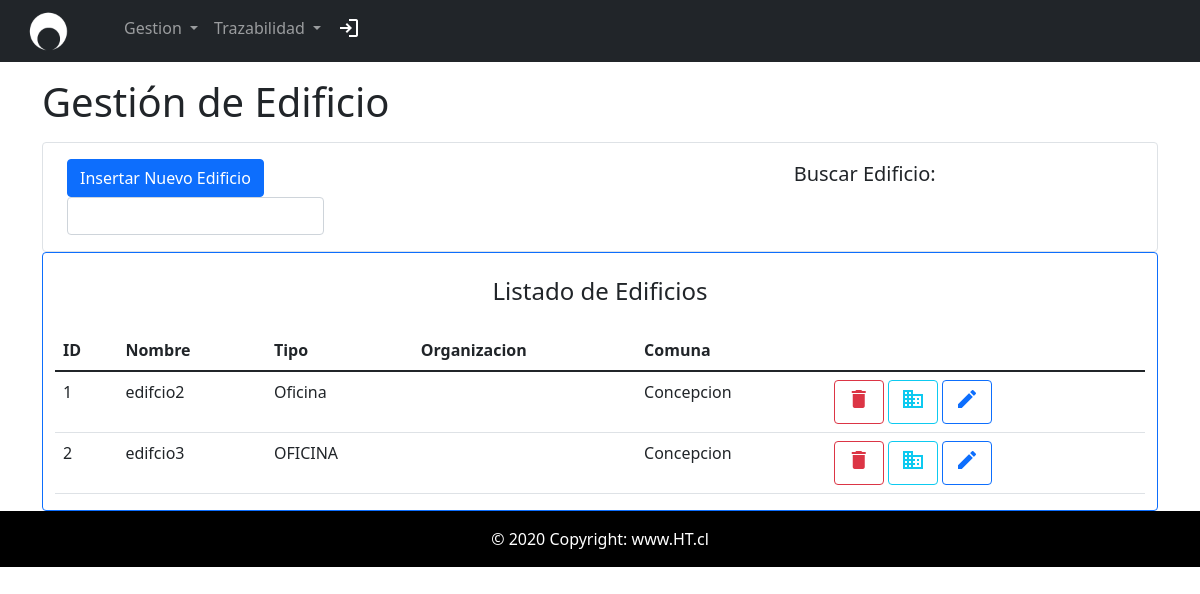
Page /prueba.php?p=gestion_departamentos_edificios/gestion_edificios (signed in) on the earlier database version.
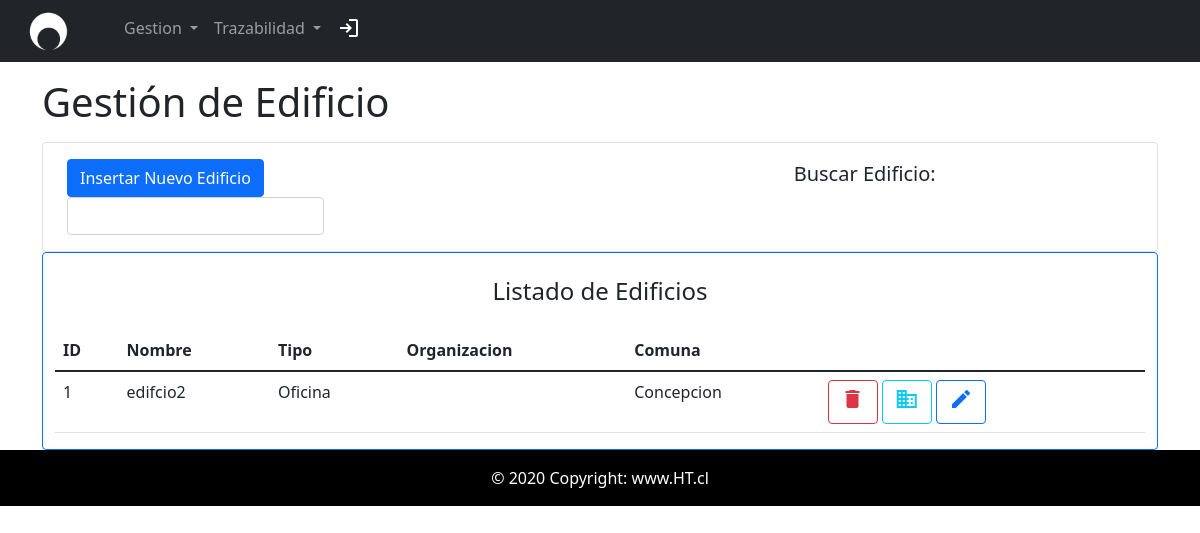
Same page on the later database version.
### tables this page shows
CREATE TABLE `edificios` (
  `ID_EDIFICIO` int(11) NOT NULL,
  `ID` int(11) DEFAULT NULL,
  `COD_INE_COM` int(11) DEFAULT NULL,
  `NOMBRE_EDIFICIO` varchar(30) DEFAULT NULL,
  `TIPO_EDIFICIO` varchar(30) DEFAULT NULL,
  `ID_ORGANIZACIONES` int(11) DEFAULT NULL
);

CREATE TABLE `comunas` (
  `COD_INE_COM` int(11) NOT NULL,
  `COD_INE_PROV` int(11) DEFAULT NULL,
  `NOMBRE` varchar(30) DEFAULT NULL
);

### view/partials/gestion_departamentos_edificios/gestion_edificios.php (the view, shortened to what this page needs)
<?php
require('conexion.php');
?>
<body>
    <div class="container-sm align-items-center">
        <h1 class="my-3">Gestión de Edificio</h1>
        <div class="container-sm d-flex align-items-center border border-primary-2 rounded py-3">
            <div class="container aling-self-center">
                <div class="row row-cols-auto d-flex align-items-center">
                    <div class="col-8">
                        <button type="button" class="btn btn-primary" data-bs-toggle="modal" data-bs-target="#insertarEquipo">
                            Insertar Nuevo Edificio
                        </button>
                    </div>
                    <div class="col">
                        <h5>Buscar Edificio:</h5>
                    </div>
                    <div class="col">
                        <input type="text" class="form-control" aria-label="Busqueda por Parametros">
                    </div>
                </div>
            </div>
        </div>
        <div class="container-xl d-flex flex-column border border-primary rounded">
            <div class="align-self-center">
                <h4 class="my-4 ">Listado de Edificios</h4>
            </div>
            <div class="table-responsive caption-top">
                <table class="table" id="infoEquipo">
                    <thead>
                        <tr>
                            <th scope="col">ID</th>
                            <th scope="col">Nombre</th>
                            <th scope="col">Tipo</th>
                            <th scope="col">Organizacion</th>
                            <th scope="col">Comuna</th>
                        </tr>
                    </thead>
                    <tbody>
                        <?php
                        $consulta = "SELECT * FROM edificios";
                        $resultado = mysqli_query($conexion, $consulta);
                        while ($row = mysqli_fetch_assoc($resultado)) {
                            $id_consultado = $row["ID_EDIFICIO"];
                            $nombre_consultado = $row["NOMBRE_EDIFICIO"];
                            $tipo_consultado = $row["TIPO_EDIFICIO"];
                            $comuna_consultada = $row["COD_INE_COM"];
                            echo "<tr>";
                            echo "<td>" . $id_consultado . "</td>";
                            echo  "<td>" . $nombre_consultado . "</td>";
                            echo  "<td>" . $tipo_consultado . "</td>";
                            $q2 = "SELECT nombre_organizacion FROM organizaciones WHERE id=" . $_SESSION["id_organizacion"] . ";";
                            $r2 = mysqli_query($conexion, $q2);
                            $organizacion = mysqli_fetch_assoc($r2);
                            echo  "<td>" . $organizacion["nombre_organizacion"] . "</td>";
                            $q3 = "SELECT nombre FROM comunas WHERE cod_ine_com=" . $comuna_consultada . ";";
                            $r3 = mysqli_query($conexion, $q3);
                            $comuna = mysqli_fetch_assoc($r3);
                            echo  "<td>" . $comuna["nombre"] . "</td>";
                            echo '<td> <button type="button" class="btn btn-outline-danger" data-bs-toggle="modal" data-bs-target="#confirmacionEliminar" data-bs-whatever="' . $id_consultado . '" ><span class="material-icons">delete</span></button>
                            <a class="btn btn-outline-info" href="prueba.php?p=gestion_departamentos_edificios\gestion_departamentos&id=' . $id_consultado . '" role="button"><span class="material-symbols-outlined">domain</span> </a>
                            <button type="button" class="btn btn-outline-primary" data-bs-toggle="modal" data-bs-target="#modificarEdificio" data-bs-whatever="' . $id_consultado . '"> <span class="material-icons">edit</span> </button>';
                            echo '</tr>';
                        }
                        ?>
                    </tbody>
                </table>
            </div>
        </div>
    </div>
</body>
</html>

### header.php (shortened to what this page needs)
<!DOCTYPE html>
<html>
<head>
	<link href="https://cdn.jsdelivr.net/npm/bootstrap@5.1.3/dist/css/bootstrap.min.css" rel="stylesheet">
	<link rel="stylesheet" href="view/public/css/buttonStyle.css" />
</head>

### prueba.php (shortened to what this page needs)
<?php include('header.php'); ?>
<?php
$pagina = isset($_GET['p']) ? strtolower($_GET['p']) : 'inicio';
$isInAppMode = false;
if ($isInAppMode) {
    require_once "view\partials\modules\sidebar\index.php";
    require_once "view\partials\modules\page_container\up.php";
    if(isset($_GET['id'])){
        require_once "view/partials/" . $pagina . '.php?id='.$_GET['id'];
    }else if(isset($_GET['id_departamento'])){
        require_once "view/partials/" . $pagina . '.php?id_departamento='.$_GET['id_departamento'];
    }else{
        require_once "view/partials/" . $pagina . '.php';
    }
    require "view\partials\modules\page_container\down.php";
    require_once "view/partials/footer.php";
} else {
    require_once "view/partials/header.php";
    require_once "view/partials/" . $pagina . '.php';
    require_once "view/partials/footer.php";
}
?>

### view/partials/header.php (shortened to what this page needs)
<nav class="navbar navbar-expand-lg navbar-dark bg-dark">
  <div class="container-fluid">
    <a href="prueba.php?p=inicio" style="width:40px" class="col-md-1 d-flex align-items-center justify-content-center mb-3 mb-md-0 mx-3 me-md-auto link-dark text-decoration-none">
      <img style="width:150px" class="img-fluid" src="view/public/images/heritech/logo/heritech_logo_white.png" alt="">
    </a>
    <div class="collapse navbar-collapse mx-5" id="navbarNavDarkDropdown" style="color:white">
      <ul class="navbar-nav">
        <li class="nav-item dropdown">
          <a class="nav-link dropdown-toggle" href="#" id="navbarDarkDropdownMenuLink" role="button" data-bs-toggle="dropdown" aria-expanded="false">
            Gestion
          </a>
        </li>
        <li class="nav-item dropdown">
          <a class="nav-link dropdown-toggle" href="#" id="navbarDarkDropdownMenuLink" role="button" data-bs-toggle="dropdown" aria-expanded="false">
            Trazabilidad
          </a>
        </li>
        <li class="nav-item">
          <a class="nav-link active" aria-current="page" href="cerrarse.php">
            <span class="material-symbols-outlined">login</span>
          </a>
        </li>
      </ul>
    </div>
  </div>
</nav>

### view/partials/footer.php
<footer class="bg-light text-center text-lg-start">
  <div class="text-center p-3" style="color:white; background-color: black;">
    © 2020 Copyright:
    www.HT.cl
  </div>
</footer>

Differences in the rows shown:
removed edificios: ID_EDIFICIO "2", NOMBRE_EDIFICIO "edifcio3", TIPO_EDIFICIO "OFICINA", COD_INE_COM.NOMBRE "Concepcion"
